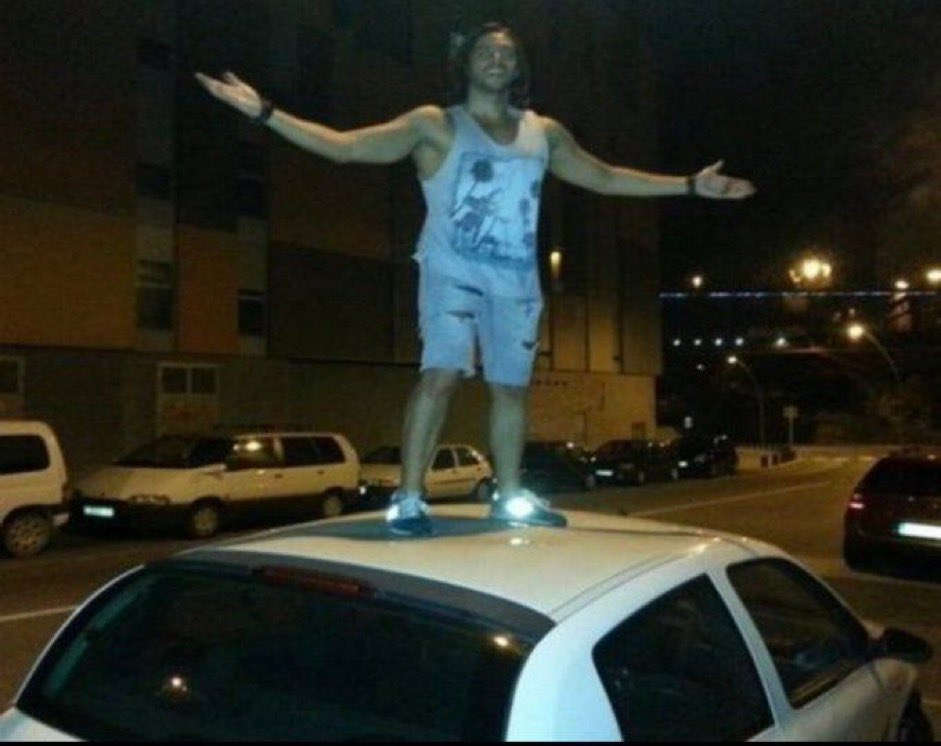
#> input picture ImageToText/gato.jpg, 941 x 746 px
$ python test.py
#> lines starting #> are read from the running program, lines starting #| are printed output that depends on the picture
#> in main, image is the input picture: PIL image 941x746 RGB; mean R, G, B 44.3, 46.4, 37.2
import PIL.Image

# lista de los caracteres que usaremos para representar la foto
ASCII_CHAR = ["Ñ", "@", "#", "W", "$", "9", "8", "7", "6", "5", "4", "3", "2", "1", "0", "?", "!", "a", "b", "c", ";", ":", "+", "=", "-", ",", ".", "_"]
#ASCII_CHAR = ["@", "#", "S", "%", "?", "*", "+", ";", ":", ",", "."]

def resize(image, new_width = 200):
#> called with new_width = 200
  width, heigh = image.size
#> width = 941; heigh = 746
  ratio = heigh / width
#> ratio = 0.793
  new_heigh = int(new_width * ratio)
#> new_heigh = 158
  resize_image = image.resize((new_width,new_heigh))
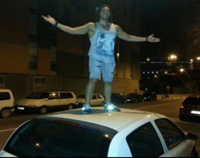
#> resize_image: PIL image 200x158 RGB; mean R, G, B 44.3, 46.5, 37.2
  return resize_image

def grayimage(image):
  gray_image = image.convert("L")
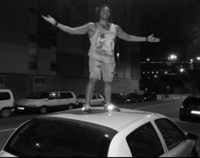
#> gray_image: PIL image 200x158 L; min 1, max 255, mean 44.7
  return gray_image

def PixelToAscii(image):
	pixels = image.getdata()
	#characters = "".join([ASCII_CHAR[pixel // 25] for pixel in pixels])
	characters = "".join([ASCII_CHAR[min(pixel // (256 // len(ASCII_CHAR)), len(ASCII_CHAR) - 1)] for pixel in pixels])
	return characters


def main(new_width = 200):
	image = PIL.Image.open("gato.jpg")
	new_image_data = PixelToAscii(grayimage(resize(image)))
	pixel_count = len((new_image_data))
#> pixel_count = 31600
	ascii_image = "\n".join(new_image_data[i:(i+new_width)] for i in range(0, pixel_count, new_width))

	with open("ascii_image.txt", "w") as f:
		f.write(ascii_image)
main()
